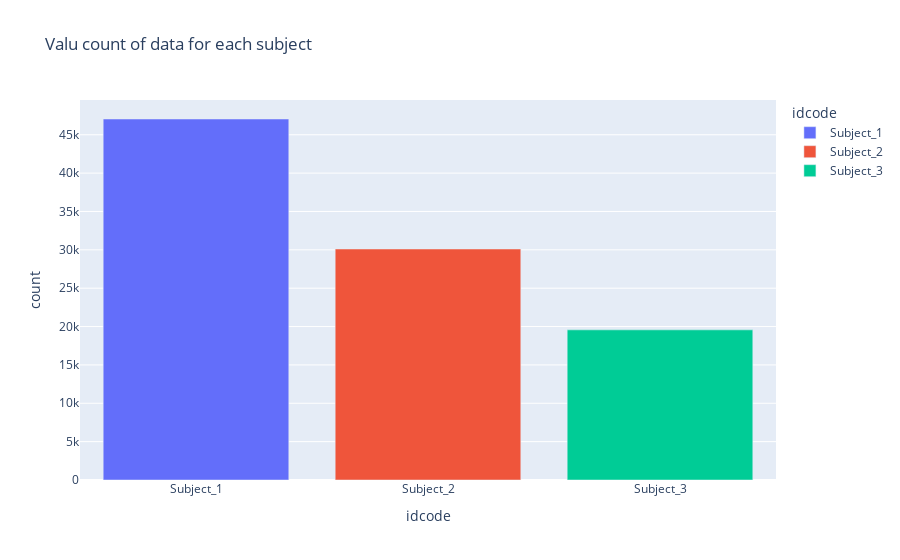

The code cell stored with this chart in its notebook:
### Code cell
fig = px.bar(df_a, x="idcode", y="count", color="idcode", title="Valu count of data for each subject")



fig.show()

### Figure 1 — Plotly figure (JSON) as saved in the notebook; plotly's stock layout.template omitted (floating-point values rounded to 4 significant figures)
{"data": [{"alignmentgroup": "True", "hovertemplate": "idcode=%{x}<br>count=%{y}<extra></extra>", "legendgroup": "Subject_1", "marker": {"color": "#636efa", "pattern": {"shape": ""}}, "name": "Subject_1", "offsetgroup": "Subject_1", "orientation": "v", "showlegend": true, "textposition": "auto", "type": "bar", "x": ["Subject_1"], "xaxis": "x", "y": [47054], "yaxis": "y"}, {"alignmentgroup": "True", "hovertemplate": "idcode=%{x}<br>count=%{y}<extra></extra>", "legendgroup": "Subject_2", "marker": {"color": "#EF553B", "pattern": {"shape": ""}}, "name": "Subject_2", "offsetgroup": "Subject_2", "orientation": "v", "showlegend": true, "textposition": "auto", "type": "bar", "x": ["Subject_2"], "xaxis": "x", "y": [30108], "yaxis": "y"}, {"alignmentgroup": "True", "hovertemplate": "idcode=%{x}<br>count=%{y}<extra></extra>", "legendgroup": "Subject_3", "marker": {"color": "#00cc96", "pattern": {"shape": ""}}, "name": "Subject_3", "offsetgroup": "Subject_3", "orientation": "v", "showlegend": true, "textposition": "auto", "type": "bar", "x": ["Subject_3"], "xaxis": "x", "y": [19570], "yaxis": "y"}], "layout": {"barmode": "relative", "legend": {"title": {"text": "idcode"}, "tracegroupgap": 0}, "title": {"text": "Valu count of data for each subject"}, "xaxis": {"anchor": "y", "categoryarray": ["Subject_1", "Subject_2", "Subject_3"], "categoryorder": "array", "domain": [0, 1], "title": {"text": "idcode"}}, "yaxis": {"anchor": "x", "domain": [0, 1], "title": {"text": "count"}}}}
